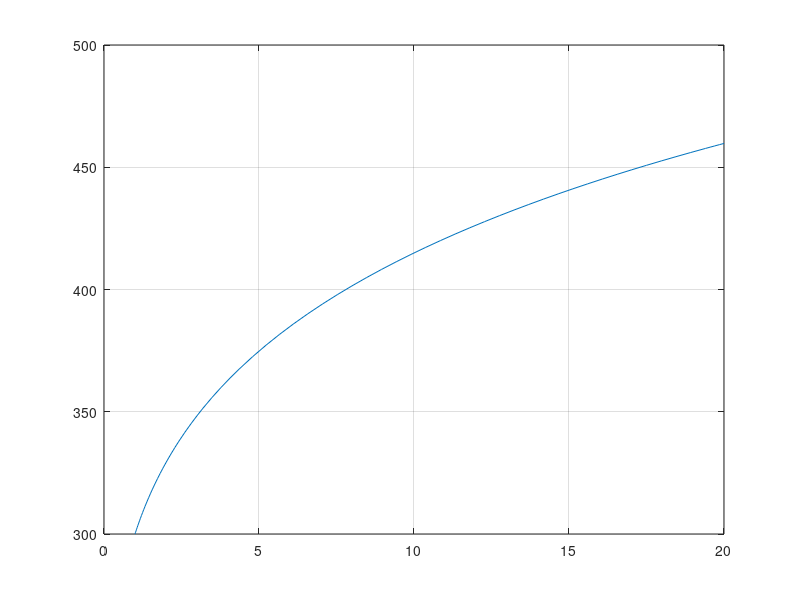

Source code (MATLAB):
a = 1;
b = 0.0008;
c = -120;
n = 1.28;
cp = 1.05;
R = 0.287;
T0 = 300;

P1 = 1;
P2 = 20;

%% solving for T(P)
Z = @(P,T) a + b*P + c/T;
Pspan = [P1 P2];
odefun1 = @(P,T) ( (Z(P,T).*T.^2).*( (n-1)./P - n*b./Z(P,T)  )  )./(n.*(Z(P,T).*T - c));
[P,T] = ode45(odefun1,Pspan,T0);

plot(P,T)
grid on
hold on 

%% solving for entropy change 

% increasing the number of points in P
P_dash = zeros(2*length(P)-1,1);

for i = 1:length(P)-1
    P_dash(2*i-1) = P(i);
    P_dash(2*i) = (P(i+1) + P(i))/2 ;
end

P_dash(end) = P(end);

% increasing the number of points in T
[P2,T_dash] = ode45(odefun1,P_dash,T0);  

deltaS = 0;

for i = 1:length(P_dash)-1
    dT = T_dash(i+1) - T_dash(i);
    dP = P_dash(i+1) - P_dash(i);

    T_avg = (T_dash(i) + T_dash(i+1))/2;
    P_avg = (P_dash(i) + P_dash(i+1))/2;
    Z_avg = Z(P_avg, T_avg);

    deltaS = deltaS + cp*(dT/T_avg) - R*(Z_avg*dP/P_avg);
end

fprintf("The value of entropy change for real gas: %f \n", deltaS)

%% entropy change for ideal gas
deltaS_ideal = 0;
for i = 1:length(P_dash)-1
    dT2 = T_dash(i+1) - T_dash(i);
    dP2 = P_dash(i+1) - P_dash(i);

    T_avg2 = (T_dash(i) + T_dash(i+1))/2;
    P_avg2 = (P_dash(i) + P_dash(i+1))/2;

deltaS_ideal = deltaS_ideal + cp*(dT2/T_avg2) - R*dP2/P_avg2;

end

fprintf("The value of entropy change for ideal gas: %f \n", deltaS_ideal)

fprintf("The deviation from ideal gas: %f \n", abs((deltaS_ideal - deltaS)/deltaS_ideal))